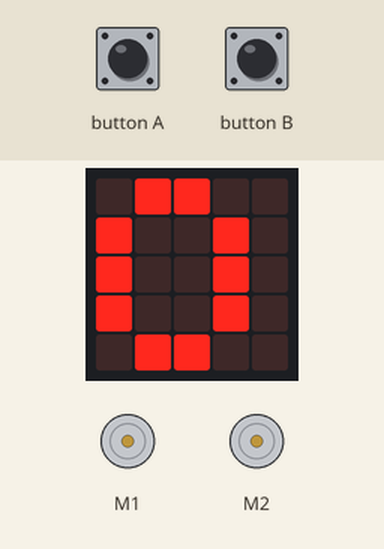
The program below on a simulated Calliope mini (MakeCode). On the bench: the board's 5×5 LED display, 2 × DC motor (green arrow = forward, orange = backward, longer = faster). The inputs (shaded band) are chosen by the test bench.

Above: at 1.9 s.
2.0 s: button A pressed for 0.15 s
At 3.6 s:
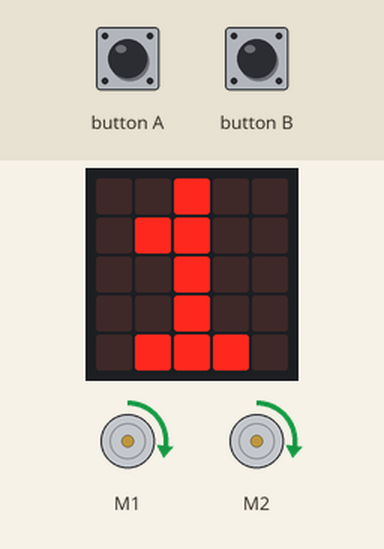
At 5.06 s:
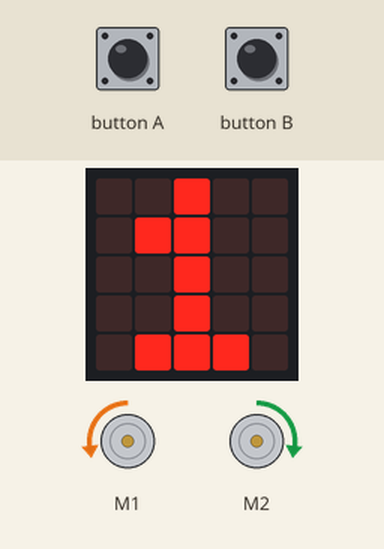
Timing chart, 0 to 11.1 s (numbered marks = the images above; inputs shaded):
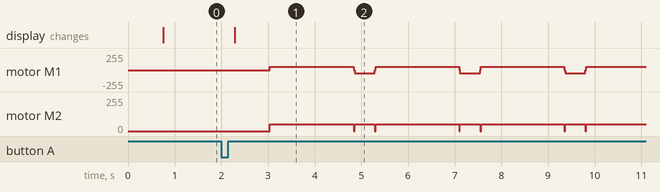

The program:

main.ts
```typescript
input.onButtonEvent(Button.A, input.buttonEventClick(), function () {
    fahren = 1
})
input.onButtonEvent(Button.B, input.buttonEventClick(), function () {
    fahren = 0
})
let fahren = 0
fahren = 0
basic.showString("A", 150)
basic.forever(function () {
    if (fahren == 1) {
        basic.showNumber(fahren)
        for (let index = 0; index < 4; index++) {
            maqueen.motorRun(maqueen.Motors.All, maqueen.Dir.CW, 50)
            // 1800 für 30 cm
            basic.pause(1800)
            maqueen.motorStop(maqueen.Motors.All)
            maqueen.motorRun(maqueen.Motors.M2, maqueen.Dir.CW, 50)
            maqueen.motorRun(maqueen.Motors.M1, maqueen.Dir.CCW, 50)
            // 450ms für rechten Winkel bei 50 Speed Vor und Rücklauf
            basic.pause(450)
            maqueen.motorStop(maqueen.Motors.All)
        }
        fahren = 0
    } else if (fahren == 0) {
        basic.showNumber(fahren)
        maqueen.motorStop(maqueen.Motors.All)
    }
})
```

test.ts
```typescript
// Hier kann man Tests durchführen; diese Datei wird nicht kompiliert, wenn dieses Paket als Erweiterung verwendet wird.
```

Measured:
- after the input at 2.0 s, motor M1: stopped → forward 50/255 after 1.0 s, then repeats every 2.3 s: stopped 0.02 s, backward 50/255 0.43 s, stopped 0.02 s, forward 50/255 1.8 s; motor M2: stopped → forward 50/255 after 1.0 s, then repeats every 2.3 s: stopped 0.02 s, forward 50/255 0.43 s, stopped 0.02 s, forward 50/255 1.8 s
